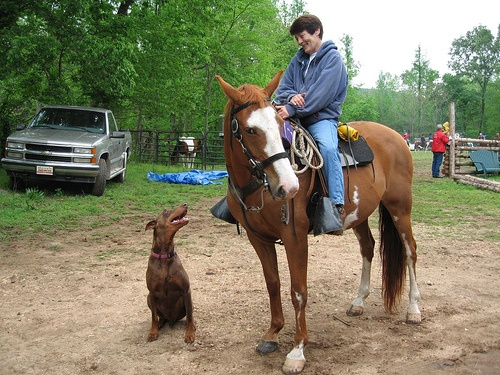
#> input picture phase 1/Programming Skills/Project 2/horse.jpg, 500 x 375 px
$ python main.py
#> lines starting #> are read from the running program, lines starting #| are printed output that depends on the picture
#> in main, image is the input picture: shape (375, 500, 3); mean B, G, R 101, 127.1, 128.4
"""
Implement a basic image filter to blur, sharpen, and detect edges.
"""

import cv2
import numpy as np

def apply_blur(image, kernel_size=(5,5)):
    """
    Apply Gaussian blur to an image
    Parameters:
        image: Input image
        kernel_size: Tuple of (height, width) for the Gaussian kernel
    Returns:
        Blurred image
    """
#> called with kernel_size = (5, 5)
    return cv2.GaussianBlur(image, kernel_size, 0)
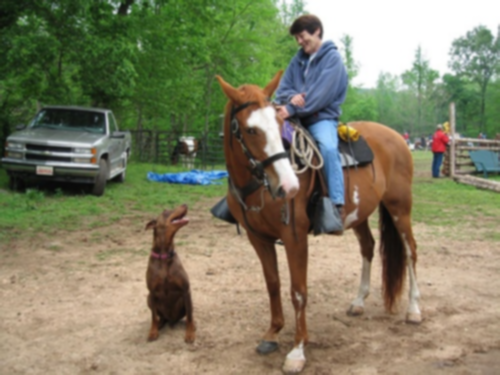
#> returned value: shape (375, 500, 3); mean of channels 0, 1, 2 101, 127.1, 128.5; drawn as B, G, R

def apply_sharpen(image):
    """
    Sharpen an image using an unsharp masking technique
    Parameters:
        image: Input image
    Returns:
        Sharpened image
    """
    # Create the sharpening kernel
    kernel = np.array([[-1,-1,-1],
                      [-1, 9,-1],
                      [-1,-1,-1]])

    # Apply the kernel
    sharpened = cv2.filter2D(image, -1, kernel)
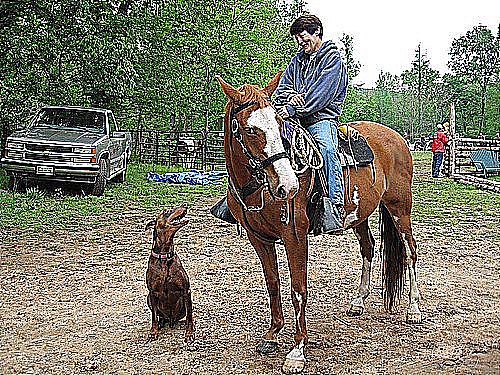
#> sharpened: shape (375, 500, 3); mean B, G, R 110.3, 127.4, 129.1
    return sharpened

def detect_edges(image, threshold1=100, threshold2=200):
    """
    Detect edges in an image using Canny edge detection
    Parameters:
        image: Input image
        threshold1: Lower threshold for edge detection
        threshold2: Upper threshold for edge detection
    Returns:
        Image with detected edges
    """
#> called with threshold1 = 100, threshold2 = 200
    # Convert to grayscale if the image is in color
    if len(image.shape) == 3:
        gray = cv2.cvtColor(image, cv2.COLOR_BGR2GRAY)
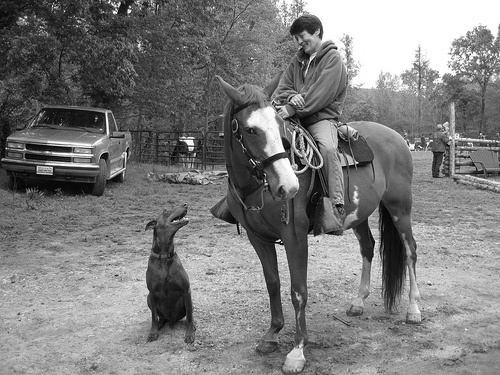
#> gray: shape (375, 500); min 0, max 255, mean 124.5
    else:
        gray = image

    # Apply Canny edge detection
    edges = cv2.Canny(gray, threshold1, threshold2)
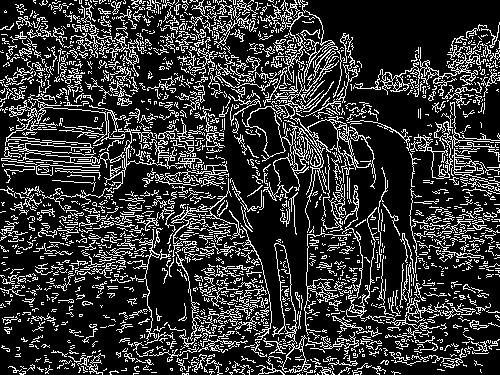
#> edges: shape (375, 500); 20.5% white in thin lines or dots
    return edges

def main():
    # Read an image
    image = cv2.imread('horse.jpg')
    if image is None:
        print("Error: Could not read the image")
        return

    # Apply filters
    blurred = apply_blur(image)
    sharpened = apply_sharpen(image)
    edges = detect_edges(image)

    # Save results
    cv2.imwrite('blurred.jpg', blurred)
    cv2.imwrite('sharpened.jpg', sharpened)
    cv2.imwrite('edges.jpg', edges)

    # Display results
    cv2.imshow('Original', image)
    cv2.imshow('Blurred', blurred)
    cv2.imshow('Sharpened', sharpened)
    cv2.imshow('Edges', edges)
    cv2.waitKey(0)
    cv2.destroyAllWindows()

if __name__ == "__main__":
    main()
